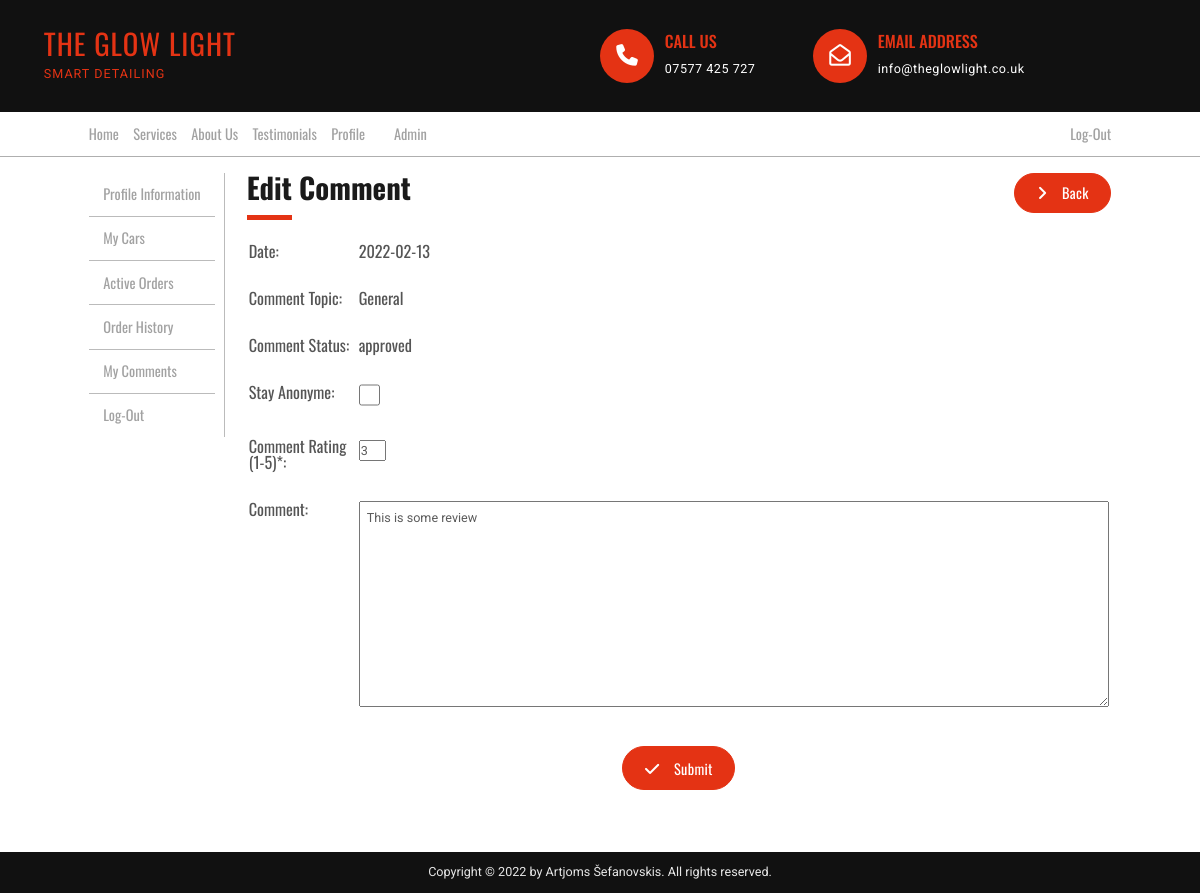
The app's page /profile.php?source=edit_comment&comment_id=6 (signed in) with its own data.
### tables this page shows
CREATE TABLE `comments` (
  `comment_id` int(11) NOT NULL,
  `comment_topic_id` int(11) NOT NULL,
  `comment_user_id` int(11) NOT NULL,
  `comment_rating` int(1) NOT NULL,
  `comment_content` text DEFAULT NULL,
  `comment_date` date NOT NULL,
  `comment_isanonyme` tinyint(1) NOT NULL DEFAULT 0,
  `comment_status` varchar(255) NOT NULL DEFAULT 'draft'
);

CREATE TABLE `services` (
  `service_id` int(11) NOT NULL,
  `service_title` varchar(255) NOT NULL,
  `service_price` float NOT NULL,
  `service_hours` int(11) NOT NULL,
  `service_description` text NOT NULL,
  `service_image` text NOT NULL
);

### inc/edit_comment.php (the view, shortened to what this page needs)
<?php
  if(isset($_SESSION['user_id'])){
    $comment_id = $_GET['comment_id'];
    $query = "select c.comment_id, s.service_title, c.comment_rating, c.comment_content, c.comment_date, c.comment_isanonyme, c.comment_status
      from comments as c
      join services as s on s.service_id = c.comment_topic_id
      where c.comment_id = $comment_id";
    $select_comment = mysqli_query($conn,$query);
    while($row = mysqli_fetch_assoc($select_comment)){
      $service_title = $row['service_title'];
      $comment_rating = $row['comment_rating'];
      $comment_content = $row['comment_content'];
      $comment_date = $row['comment_date'];
      $comment_isanonyme = $row['comment_isanonyme'];
      $comment_status = $row['comment_status'];
    }
  ?>
  <div class="second-header-box">
    <div>
      <h2 class="second-heading">Edit Comment</h2>
      <span class="second-header-line"></span>
    </div>
    <a href="profile.php?source=view_user_comments" class="btn--cta user-edit-btn" >
      <i class="fas fa-angle-right"></i>
      <span>Back</span>
    </a>
  </div>
  <form action="" method="post">
    <table class="user-data-box">
      <tr>
        <td class="user-data-label">Date: </td>
        <td><?php echo $comment_date; ?></td>
      </tr>
      <tr>
        <td class="user-data-label">Comment Topic: </td>
        <td><?php echo $service_title; ?></td>
      </tr>
      <tr>
        <td class="user-data-label">Comment Status: </td>
        <td><?php echo $comment_status; ?></td>
      </tr>
      <tr>
        <td class="user-data-label">Stay Anonyme: </td>
        <td><input type="checkbox" class="text user-data-input-checkbox" <?php if($the_comment_isanonyme ?? $comment_isanonyme){echo "checked";}?> name="comment_isanonyme"></td>
      </tr>
      <tr>
        <td class="user-data-label">Comment Rating (1-5)*: </td>
        <td>
          <input type="number" class="text rating-input" value="<?php echo $the_comment_rating ?? $comment_rating; ?>" name="comment_rating">
        </td>
      </tr>
      <tr>
        <td class="user-data-label">Comment: </td>
        <td>
          <textarea class="text user-data-input-textfield" rows="10" name="comment_content"><?php echo $the_comment_content ?? $comment_content; ?></textarea>
        </td>
      </tr>
    </table>
    <div class="update-profile-btn-box">
      <button type="submit" name="edit_comment" class="btn--cta">
        <i class="fa fa-check"></i>
        Submit
      </button>
    </div>
  </form>
  <?php
  }
?>

### css/general.css (style rules this page uses)
* { padding: 0; margin: 0; box-sizing: border-box; }
html { font-size: 62.5%; height: 100%; overflow-x: hidden; }
body { font-family: "Oswald", sans-serif; line-height: 1; font-weight: 400; color: #555; position: relative; min-height: 100vh; overflow-x: hidden; }
input[type="number"] { -moz-appearance: textfield; }
.text { font-family: "Roboto", sans-serif; font-size: 1.4rem; line-height: 1.5; color: #5b5b5b; }
.second-header-box { display: flex; justify-content: space-between; margin-bottom: 3.2rem; position: relative; }
.second-heading { font-size: 3.2rem; color: #1a1a1a; }
.second-header-line { display: inline-block; border-top: 5px solid #e43314; width: 5rem; position: absolute; left: 0; bottom: -0.8rem; }
.btn--cta, .btn--cta:link, .btn--cta:visited { font-family: "Oswald"; font-weight: 400; letter-spacing: 0.3px; display: inline-block; color: #fff; background-color: #e43314; font-size: 1.6rem; text-decoration: none; padding: 1.2rem 2.4rem; border-radius: 100px; text-align: center; border: #e43314 solid 1px; height: fit-content; min-width: fit-content; }
.btn--cta i { padding-right: 1.2rem; font-size: 1.8rem; }
@media (max-width: 75em) { html { font-size: 56.25%; } }

### css/profile.css (style rules this page uses)
.user-data-box { font-size: 1.8rem; width: 100%; }
.user-data-box tr td { padding-bottom: 3.2rem; }
.user-data-label { width: 12rem; vertical-align: top; }
.user-data-input-checkbox { height: 2.4rem; width: 2.4rem; }
.user-data-input-textfield { width: 100%; padding: 0.8rem; min-height: 15rem; margin-bottom: 0.8rem; }
.update-profile-btn-box { text-align: center; }
.update-profile-btn-box button { font-family: "Oswald"; }
.rating-input { width: 3rem; height: 2.4rem; margin-bottom: 0.8rem; }

### records on screen
comments: comment_date "2022-02-13", services.service_title "General", comment_status "approved", comment_rating "3", comment_content "This is some review"
